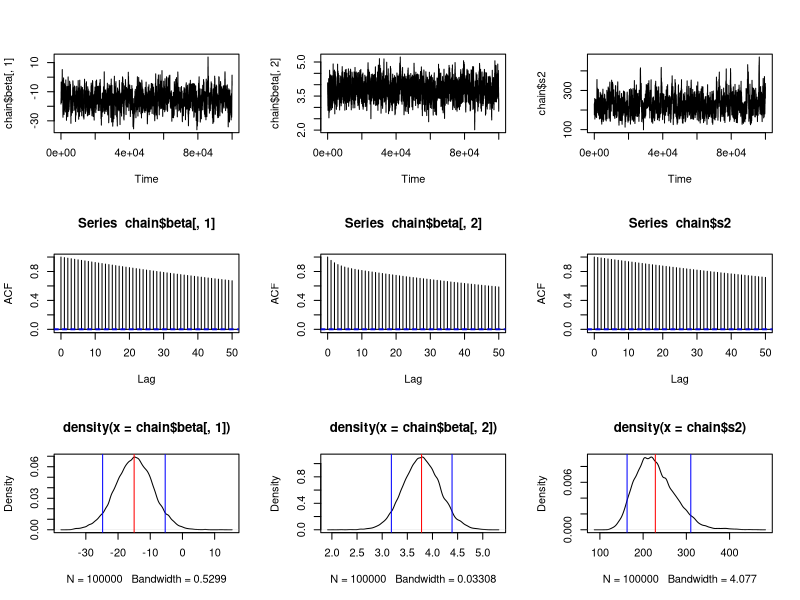
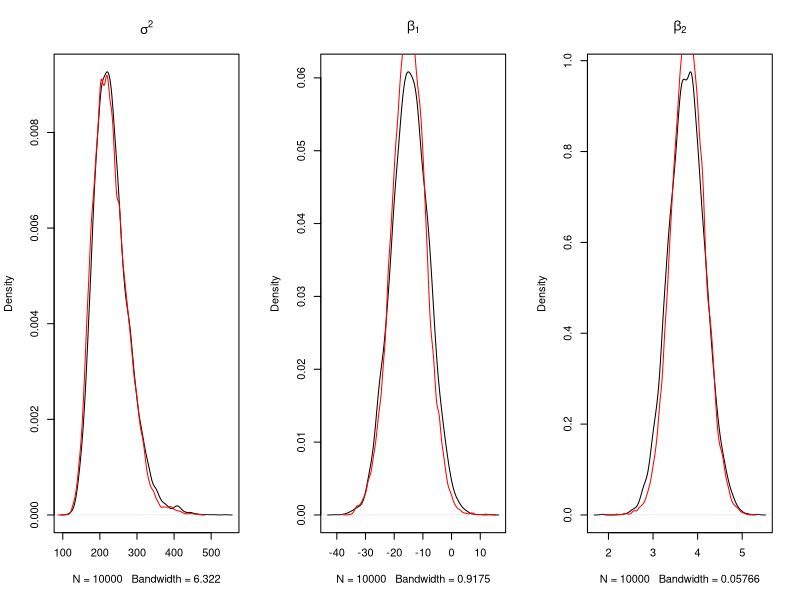

The R source for these figures, in order:
###########################################
## Code compares MCMC and Linchpin variable sampler
## for Bayesian linear regression
###########################################
set.seed(1)

data(cars)
n <- dim(cars)[1]
X <- cbind(1, cars$speed)
y <- cars$dist
a <- 1
b <- 1


### First we do MCMC
##

# Calculates the log-posterior since if not on the log scale, numerical instability
log.post <- function(y, X, beta, s2, a, b, mu = 0)
{
  n <- length(y)
  p <- dim(X)[2]
  foo <- (-n/2 - p/2 - a -1) * log(s2) + (-sum((y - X%*%beta)^2)/2 - sum((beta - mu)^2)/2 - b)/s2 
  return(foo)
}

# MCMC function with three different step-sizes for each component
BLRmcmc <- function(y, X,T = 1e4, a, b, mu = 0, start, h1 = 3, h2 = 3, h3 = 3)
{
  p <- dim(X)[2]

  beta <- matrix(0, nrow = T, ncol = p)
  s2 <- numeric(length = T)
  
  beta[1,] <- start[1:p]   # Set starting values
  s2[1] <- start[p+1]
  
  acc <- 0
  for(t in 2:T)
  {
    prop <- c(beta[t-1,], s2[t-1]) + rnorm(p+1, sd = sqrt(c(h1,h2,h3)))   # Proposal
    
    if(prop[p+1] < 0)   # If the variance is negative, it's a straight reject
    {
      beta[t,] <- beta[t-1,]
      s2[t] <- s2[t-1]
    } else{
      
      # difference of log posteriors
      ratio <- log.post(y = y, X = X, beta = prop[1:p], s2 = prop[p+1], a = a, b = b, mu = mu) - log.post(y = y, X = X, beta = beta[t-1,], s2 = s2[t-1], a = a, b = b, mu = mu)
      if(runif(1) < exp(ratio))
      {
        acc <- acc + 1
        beta[t,] <- prop[1:p]
        s2[t] <- prop[p+1]
      } else{
       beta[t, ] <- beta[t-1, ]
       s2[t] <- s2[t-1]
      }
    }
  }
  print(paste("Acceptance prob = ", acc/T))
  return(list("beta" = beta, "s2" = s2))
}


lm.obj <- lm(y ~ X - 1)
s2.start <- var(lm.obj $residuals)

# Three different step sizes for three different components. Change h1, h2, h3 to see how Acceptance prob is affected
# Tuned to be aroun 32% since dimension is 3
# Also notice the starting values
chain <- BLRmcmc(T = 1e5, y = y, X = X, a = a, b = b, start = c(lm.obj$coeff, s2.start), h1 = 2, h2 = .25, h3 = 100)

# Poster mean Estimates and credible intervals
post.mean <- c(colMeans(chain$beta), mean(chain$s2))
post.quant1 <- c(quantile(chain$beta[,1], .05), quantile(chain$beta[,2], .05), quantile(chain$s2, .05))
post.quant2 <- c(quantile(chain$beta[,1], .95), quantile(chain$beta[,2], .95), quantile(chain$s2, .95))


# Estimates of intercept
c(post.quant1[1],post.mean[1], post.quant2[1])
lm.obj$coefficients[1]  # Compare with MLE

# Estimates of coefficient of speed
c(post.quant1[2], post.mean[2], post.quant2[2])
lm.obj$coefficients[2]  # Compare with MLE

# Estimates of variance
c(post.quant1[3],post.mean[3],  post.quant2[3])
var(lm.obj $residuals)  # Compare with MLE


#Visualizing plots
par(mfrow = c(3,3))
plot.ts(chain$beta[,1])
plot.ts(chain$beta[,2])
plot.ts(chain$s2)

acf(chain$beta[ ,1])
acf(chain$beta[ ,2])
acf(chain$s2)

plot(density(chain$beta[,1]))
abline(v = c(post.mean[1], post.quant1[1], post.quant2[1]), col = c("red", "blue", "blue"))
plot(density(chain$beta[,2]))
abline(v = c(post.mean[2], post.quant1[2], post.quant2[2]), col = c("red", "blue", "blue"))
plot(density(chain$s2))
abline(v = c(post.mean[3], post.quant1[3], post.quant2[3]), col = c("red", "blue", "blue"))



###########################################
## Linchpin variable sampler for 
## Bayesian linear regression for the cars dataset
###########################################

# For the same dataset, we can now implement Monte Carlo sampling
p <- dim(X)[2]
N <- 1e4
A <- t(X)%*%X + diag(p)
A.inv <- solve(A)

sig2 <- numeric(length = N)
beta <- matrix(0, nrow = N, ncol = p)

rate.sig <- ( t(y) %*% (diag(1,n) - X %*% A.inv %*% t(X)) %*% y )/2 + b
sig2 <- 1 / rgamma(N, shape = n/2 + a, rate = rate.sig)    # sampling sigma2

foo <- svd(A.inv)  #Singular values decomposition of A^{-1}
Ainv.sqrt <- foo$u %*% diag(foo$d^(1/2)) %*% t(foo$v)

for(i in 1:N)
{
  beta[i,] <- A.inv %*% t(X) %*%y + Ainv.sqrt %*% rnorm(p, sd = sqrt(sig2))   # Getting beta estimates
}


# Comparing Linchpin sampler vs Accept-reject
par(mfrow = c(1,3))
plot(density(sig2), main = expression(sigma^2))
lines(density(chain$s2), col = "red")

plot(density(beta[,1] ), main = expression(beta[1]))
lines(density(chain$beta[,1]), col = "red")

plot(density(beta[,2] ), main = expression(beta[2]))
lines(density(chain$beta[,2]), col = "red")

# Quite close, but MCMC is not as good and linchpin variable iid samplers are faster@


